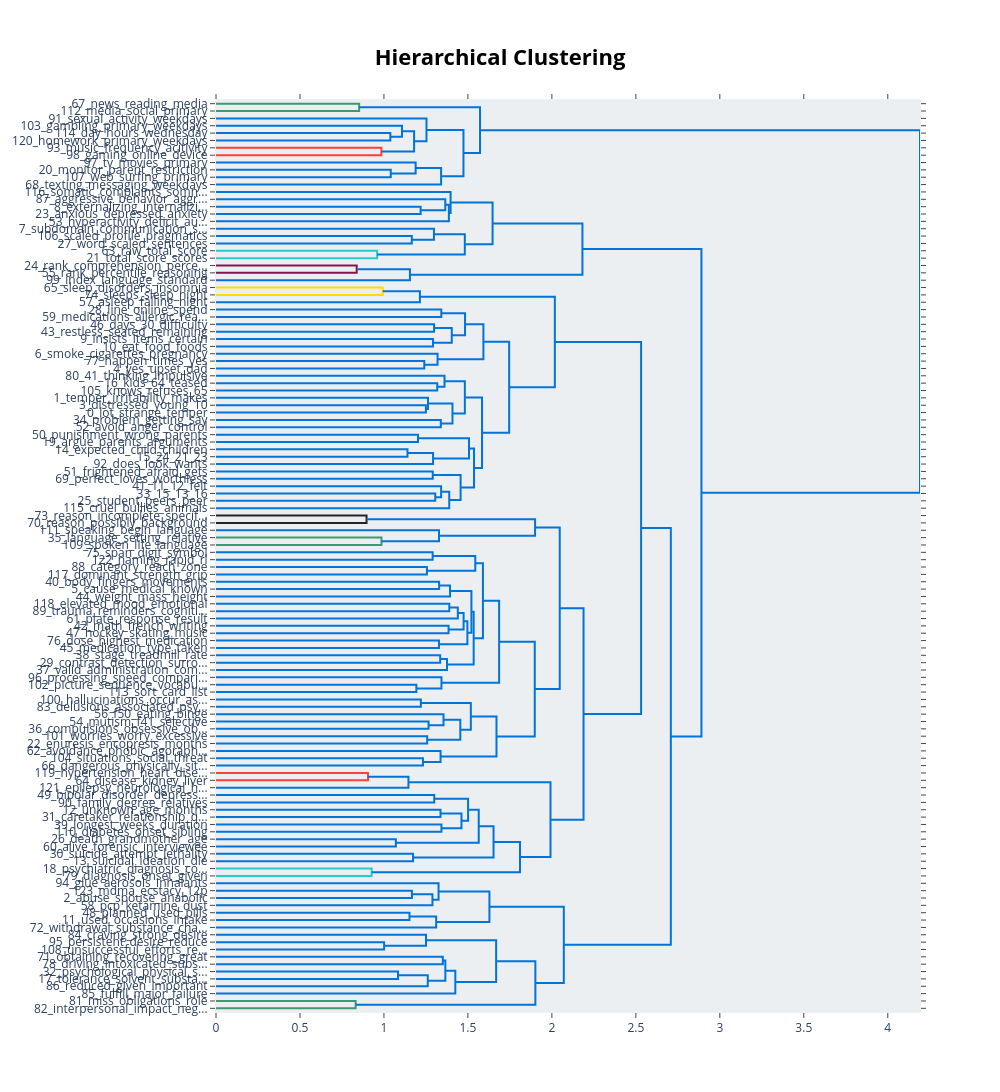

This figure's notebook cell:
### Markdown cell above
## Visualize hierarchy

### Code cell
topic_model.visualize_hierarchy()

### Figure 1 — Plotly figure (JSON) as saved in the notebook; plotly's stock layout.template omitted (floating-point values rounded to 4 significant figures)
{"data": [{"hoverinfo": "text", "marker": {"color": "rgb(61,153,112)"}, "mode": "lines", "type": "scatter", "x": [0, 0.8523, 0.8523, 0], "xaxis": "x", "y": [-5, -5, -15, -15], "yaxis": "y"}, {"hoverinfo": "text", "marker": {"color": "rgb(0,116,217)"}, "mode": "lines", "type": "scatter", "x": [0, 1.038, 1.038, 0], "xaxis": "x", "y": [-45, -45, -55, -55], "yaxis": "y"}, {"hoverinfo": "text", "marker": {"color": "rgb(0,116,217)"}, "mode": "lines", "type": "scatter", "x": [0, 1.107, 1.107, 1.038], "xaxis": "x", "y": [-35, -35, -50, -50], "yaxis": "y"}, {"hoverinfo": "text", "marker": {"color": "rgb(255,65,54)"}, "mode": "lines", "type": "scatter", "x": [0, 0.9847, 0.9847, 0], "xaxis": "x", "y": [-65, -65, -75, -75], "yaxis": "y"}, {"hoverinfo": "text", "marker": {"color": "rgb(0,116,217)"}, "mode": "lines", "type": "scatter", "x": [1.107, 1.18, 1.18, 0.9847], "xaxis": "x", "y": [-42.5, -42.5, -70, -70], "yaxis": "y"}, {"hoverinfo": "text", "marker": {"color": "rgb(0,116,217)"}, "mode": "lines", "type": "scatter", "x": [0, 1.253, 1.253, 1.18], "xaxis": "x", "y": [-25, -25, -56.25, -56.25], "yaxis": "y"}, {"hoverinfo": "text", "marker": {"color": "rgb(0,116,217)"}, "mode": "lines", "type": "scatter", "x": [0, 1.04, 1.04, 0], "xaxis": "x", "y": [-95, -95, -105, -105], "yaxis": "y"}, {"hoverinfo": "text", "marker": {"color": "rgb(0,116,217)"}, "mode": "lines", "type": "scatter", "x": [0, 1.189, 1.189, 1.04], "xaxis": "x", "y": [-85, -85, -100, -100], "yaxis": "y"}, {"hoverinfo": "text", "marker": {"color": "rgb(0,116,217)"}, "mode": "lines", "type": "scatter", "x": [1.189, 1.34, 1.34, 0], "xaxis": "x", "y": [-92.5, -92.5, -115, -115], "yaxis": "y"}, {"hoverinfo": "text", "marker": {"color": "rgb(0,116,217)"}, "mode": "lines", "type": "scatter", "x": [1.253, 1.473, 1.473, 1.34], "xaxis": "x", "y": [-40.62, -40.62, -103.8, -103.8], "yaxis": "y"}, {"hoverinfo": "text", "marker": {"color": "rgb(0,116,217)"}, "mode": "lines", "type": "scatter", "x": [0.8523, 1.572, 1.572, 1.473], "xaxis": "x", "y": [-10, -10, -72.19, -72.19], "yaxis": "y"}, {"hoverinfo": "text", "marker": {"color": "rgb(0,116,217)"}, "mode": "lines", "type": "scatter", "x": [0, 1.218, 1.218, 0], "xaxis": "x", "y": [-145, -145, -155, -155], "yaxis": "y"}, {"hoverinfo": "text", "marker": {"color": "rgb(0,116,217)"}, "mode": "lines", "type": "scatter", "x": [0, 1.365, 1.365, 1.218], "xaxis": "x", "y": [-135, -135, -150, -150], "yaxis": "y"}, {"hoverinfo": "text", "marker": {"color": "rgb(0,116,217)"}, "mode": "lines", "type": "scatter", "x": [1.365, 1.387, 1.387, 0], "xaxis": "x", "y": [-142.5, -142.5, -165, -165], "yaxis": "y"}, {"hoverinfo": "text", "marker": {"color": "rgb(0,116,217)"}, "mode": "lines", "type": "scatter", "x": [0, 1.397, 1.397, 1.387], "xaxis": "x", "y": [-125, -125, -153.8, -153.8], "yaxis": "y"}, {"hoverinfo": "text", "marker": {"color": "rgb(0,116,217)"}, "mode": "lines", "type": "scatter", "x": [0, 1.166, 1.166, 0], "xaxis": "x", "y": [-185, -185, -195, -195], "yaxis": "y"}, {"hoverinfo": "text", "marker": {"color": "rgb(0,116,217)"}, "mode": "lines", "type": "scatter", "x": [0, 1.298, 1.298, 1.166], "xaxis": "x", "y": [-175, -175, -190, -190], "yaxis": "y"}, {"hoverinfo": "text", "marker": {"color": "rgb(35,205,205)"}, "mode": "lines", "type": "scatter", "x": [0, 0.9594, 0.9594, 0], "xaxis": "x", "y": [-205, -205, -215, -215], "yaxis": "y"}, {"hoverinfo": "text", "marker": {"color": "rgb(0,116,217)"}, "mode": "lines", "type": "scatter", "x": [1.298, 1.482, 1.482, 0.9594], "xaxis": "x", "y": [-182.5, -182.5, -210, -210], "yaxis": "y"}, {"hoverinfo": "text", "marker": {"color": "rgb(0,116,217)"}, "mode": "lines", "type": "scatter", "x": [1.397, 1.647, 1.647, 1.482], "xaxis": "x", "y": [-139.4, -139.4, -196.2, -196.2], "yaxis": "y"}, {"hoverinfo": "text", "marker": {"color": "rgb(133,20,75)"}, "mode": "lines", "type": "scatter", "x": [0, 0.8378, 0.8378, 0], "xaxis": "x", "y": [-225, -225, -235, -235], "yaxis": "y"}, {"hoverinfo": "text", "marker": {"color": "rgb(0,116,217)"}, "mode": "lines", "type": "scatter", "x": [0.8378, 1.155, 1.155, 0], "xaxis": "x", "y": [-230, -230, -245, -245], "yaxis": "y"}, {"hoverinfo": "text", "marker": {"color": "rgb(0,116,217)"}, "mode": "lines", "type": "scatter", "x": [1.647, 2.182, 2.182, 1.155], "xaxis": "x", "y": [-167.8, -167.8, -237.5, -237.5], "yaxis": "y"}, {"hoverinfo": "text", "marker": {"color": "rgb(255,220,0)"}, "mode": "lines", "type": "scatter", "x": [0, 0.9926, 0.9926, 0], "xaxis": "x", "y": [-255, -255, -265, -265], "yaxis": "y"}, {"hoverinfo": "text", "marker": {"color": "rgb(0,116,217)"}, "mode": "lines", "type": "scatter", "x": [0.9926, 1.214, 1.214, 0], "xaxis": "x", "y": [-260, -260, -275, -275], "yaxis": "y"}, {"hoverinfo": "text", "marker": {"color": "rgb(0,116,217)"}, "mode": "lines", "type": "scatter", "x": [0, 1.342, 1.342, 0], "xaxis": "x", "y": [-285, -285, -295, -295], "yaxis": "y"}, {"hoverinfo": "text", "marker": {"color": "rgb(0,116,217)"}, "mode": "lines", "type": "scatter", "x": [0, 1.299, 1.299, 0], "xaxis": "x", "y": [-305, -305, -315, -315], "yaxis": "y"}, {"hoverinfo": "text", "marker": {"color": "rgb(0,116,217)"}, "mode": "lines", "type": "scatter", "x": [0, 1.292, 1.292, 0], "xaxis": "x", "y": [-325, -325, -335, -335], "yaxis": "y"}, {"hoverinfo": "text", "marker": {"color": "rgb(0,116,217)"}, "mode": "lines", "type": "scatter", "x": [1.299, 1.404, 1.404, 1.292], "xaxis": "x", "y": [-310, -310, -330, -330], "yaxis": "y"}, {"hoverinfo": "text", "marker": {"color": "rgb(0,116,217)"}, "mode": "lines", "type": "scatter", "x": [1.342, 1.483, 1.483, 1.404], "xaxis": "x", "y": [-290, -290, -320, -320], "yaxis": "y"}, {"hoverinfo": "text", "marker": {"color": "rgb(0,116,217)"}, "mode": "lines", "type": "scatter", "x": [0, 1.24, 1.24, 0], "xaxis": "x", "y": [-355, -355, -365, -365], "yaxis": "y"}, {"hoverinfo": "text", "marker": {"color": "rgb(0,116,217)"}, "mode": "lines", "type": "scatter", "x": [0, 1.319, 1.319, 1.24], "xaxis": "x", "y": [-345, -345, -360, -360], "yaxis": "y"}, {"hoverinfo": "text", "marker": {"color": "rgb(0,116,217)"}, "mode": "lines", "type": "scatter", "x": [1.483, 1.592, 1.592, 1.319], "xaxis": "x", "y": [-305, -305, -352.5, -352.5], "yaxis": "y"}, {"hoverinfo": "text", "marker": {"color": "rgb(0,116,217)"}, "mode": "lines", "type": "scatter", "x": [0, 1.317, 1.317, 0], "xaxis": "x", "y": [-385, -385, -395, -395], "yaxis": "y"}, {"hoverinfo": "text", "marker": {"color": "rgb(0,116,217)"}, "mode": "lines", "type": "scatter", "x": [0, 1.361, 1.361, 1.317], "xaxis": "x", "y": [-375, -375, -390, -390], "yaxis": "y"}, {"hoverinfo": "text", "marker": {"color": "rgb(0,116,217)"}, "mode": "lines", "type": "scatter", "x": [0, 1.25, 1.25, 0], "xaxis": "x", "y": [-415, -415, -425, -425], "yaxis": "y"}, {"hoverinfo": "text", "marker": {"color": "rgb(0,116,217)"}, "mode": "lines", "type": "scatter", "x": [0, 1.262, 1.262, 1.25], "xaxis": "x", "y": [-405, -405, -420, -420], "yaxis": "y"}, {"hoverinfo": "text", "marker": {"color": "rgb(0,116,217)"}, "mode": "lines", "type": "scatter", "x": [0, 1.339, 1.339, 0], "xaxis": "x", "y": [-435, -435, -445, -445], "yaxis": "y"}, {"hoverinfo": "text", "marker": {"color": "rgb(0,116,217)"}, "mode": "lines", "type": "scatter", "x": [1.262, 1.408, 1.408, 1.339], "xaxis": "x", "y": [-412.5, -412.5, -440, -440], "yaxis": "y"}, {"hoverinfo": "text", "marker": {"color": "rgb(0,116,217)"}, "mode": "lines", "type": "scatter", "x": [1.361, 1.482, 1.482, 1.408], "xaxis": "x", "y": [-382.5, -382.5, -426.2, -426.2], "yaxis": "y"}, {"hoverinfo": "text", "marker": {"color": "rgb(0,116,217)"}, "mode": "lines", "type": "scatter", "x": [0, 1.203, 1.203, 0], "xaxis": "x", "y": [-455, -455, -465, -465], "yaxis": "y"}, {"hoverinfo": "text", "marker": {"color": "rgb(0,116,217)"}, "mode": "lines", "type": "scatter", "x": [0, 1.14, 1.14, 0], "xaxis": "x", "y": [-475, -475, -485, -485], "yaxis": "y"}, {"hoverinfo": "text", "marker": {"color": "rgb(0,116,217)"}, "mode": "lines", "type": "scatter", "x": [1.14, 1.293, 1.293, 0], "xaxis": "x", "y": [-480, -480, -495, -495], "yaxis": "y"}, {"hoverinfo": "text", "marker": {"color": "rgb(0,116,217)"}, "mode": "lines", "type": "scatter", "x": [1.203, 1.506, 1.506, 1.293], "xaxis": "x", "y": [-460, -460, -487.5, -487.5], "yaxis": "y"}, {"hoverinfo": "text", "marker": {"color": "rgb(0,116,217)"}, "mode": "lines", "type": "scatter", "x": [0, 1.291, 1.291, 0], "xaxis": "x", "y": [-505, -505, -515, -515], "yaxis": "y"}, {"hoverinfo": "text", "marker": {"color": "rgb(0,116,217)"}, "mode": "lines", "type": "scatter", "x": [0, 1.305, 1.305, 0], "xaxis": "x", "y": [-535, -535, -545, -545], "yaxis": "y"}, {"hoverinfo": "text", "marker": {"color": "rgb(0,116,217)"}, "mode": "lines", "type": "scatter", "x": [0, 1.34, 1.34, 1.305], "xaxis": "x", "y": [-525, -525, -540, -540], "yaxis": "y"}, {"hoverinfo": "text", "marker": {"color": "rgb(0,116,217)"}, "mode": "lines", "type": "scatter", "x": [1.34, 1.389, 1.389, 0], "xaxis": "x", "y": [-532.5, -532.5, -555, -555], "yaxis": "y"}, {"hoverinfo": "text", "marker": {"color": "rgb(0,116,217)"}, "mode": "lines", "type": "scatter", "x": [1.291, 1.456, 1.456, 1.389], "xaxis": "x", "y": [-510, -510, -543.8, -543.8], "yaxis": "y"}, {"hoverinfo": "text", "marker": {"color": "rgb(0,116,217)"}, "mode": "lines", "type": "scatter", "x": [1.506, 1.536, 1.536, 1.456], "xaxis": "x", "y": [-473.8, -473.8, -526.9, -526.9], "yaxis": "y"}, {"hoverinfo": "text", "marker": {"color": "rgb(0,116,217)"}, "mode": "lines", "type": "scatter", "x": [1.482, 1.584, 1.584, 1.536], "xaxis": "x", "y": [-404.4, -404.4, -500.3, -500.3], "yaxis": "y"}, {"hoverinfo": "text", "marker": {"color": "rgb(0,116,217)"}, "mode": "lines", "type": "scatter", "x": [1.592, 1.746, 1.746, 1.584], "xaxis": "x", "y": [-328.8, -328.8, -452.3, -452.3], "yaxis": "y"}, {"hoverinfo": "text", "marker": {"color": "rgb(0,116,217)"}, "mode": "lines", "type": "scatter", "x": [1.214, 2.018, 2.018, 1.746], "xaxis": "x", "y": [-267.5, -267.5, -390.5, -390.5], "yaxis": "y"}, {"hoverinfo": "text", "marker": {"color": "rgb(40,35,35)"}, "mode": "lines", "type": "scatter", "x": [0, 0.8963, 0.8963, 0], "xaxis": "x", "y": [-565, -565, -575, -575], "yaxis": "y"}, {"hoverinfo": "text", "marker": {"color": "rgb(61,153,112)"}, "mode": "lines", "type": "scatter", "x": [0, 0.9853, 0.9853, 0], "xaxis": "x", "y": [-595, -595, -605, -605], "yaxis": "y"}, {"hoverinfo": "text", "marker": {"color": "rgb(0,116,217)"}, "mode": "lines", "type": "scatter", "x": [0, 1.328, 1.328, 0.9853], "xaxis": "x", "y": [-585, -585, -600, -600], "yaxis": "y"}, {"hoverinfo": "text", "marker": {"color": "rgb(0,116,217)"}, "mode": "lines", "type": "scatter", "x": [0.8963, 1.9, 1.9, 1.328], "xaxis": "x", "y": [-570, -570, -592.5, -592.5], "yaxis": "y"}, {"hoverinfo": "text", "marker": {"color": "rgb(0,116,217)"}, "mode": "lines", "type": "scatter", "x": [0, 1.29, 1.29, 0], "xaxis": "x", "y": [-615, -615, -625, -625], "yaxis": "y"}, {"hoverinfo": "text", "marker": {"color": "rgb(0,116,217)"}, "mode": "lines", "type": "scatter", "x": [0, 1.256, 1.256, 0], "xaxis": "x", "y": [-635, -635, -645, -645], "yaxis": "y"}, {"hoverinfo": "text", "marker": {"color": "rgb(0,116,217)"}, "mode": "lines", "type": "scatter", "x": [1.29, 1.544, 1.544, 1.256], "xaxis": "x", "y": [-620, -620, -640, -640], "yaxis": "y"}, {"hoverinfo": "text", "marker": {"color": "rgb(0,116,217)"}, "mode": "lines", "type": "scatter", "x": [0, 1.328, 1.328, 0], "xaxis": "x", "y": [-655, -655, -665, -665], "yaxis": "y"}, {"hoverinfo": "text", "marker": {"color": "rgb(0,116,217)"}, "mode": "lines", "type": "scatter", "x": [1.328, 1.394, 1.394, 0], "xaxis": "x", "y": [-660, -660, -675, -675], "yaxis": "y"}, {"hoverinfo": "text", "marker": {"color": "rgb(0,116,217)"}, "mode": "lines", "type": "scatter", "x": [0, 1.389, 1.389, 0], "xaxis": "x", "y": [-685, -685, -695, -695], "yaxis": "y"}, {"hoverinfo": "text", "marker": {"color": "rgb(0,116,217)"}, "mode": "lines", "type": "scatter", "x": [1.389, 1.44, 1.44, 0], "xaxis": "x", "y": [-690, -690, -705, -705], "yaxis": "y"}, {"hoverinfo": "text", "marker": {"color": "rgb(0,116,217)"}, "mode": "lines", "type": "scatter", "x": [0, 1.385, 1.385, 0], "xaxis": "x", "y": [-715, -715, -725, -725], "yaxis": "y"}, {"hoverinfo": "text", "marker": {"color": "rgb(0,116,217)"}, "mode": "lines", "type": "scatter", "x": [1.44, 1.474, 1.474, 1.385], "xaxis": "x", "y": [-697.5, -697.5, -720, -720], "yaxis": "y"}, {"hoverinfo": "text", "marker": {"color": "rgb(0,116,217)"}, "mode": "lines", "type": "scatter", "x": [0, 1.328, 1.328, 0], "xaxis": "x", "y": [-735, -735, -745, -745], "yaxis": "y"}, {"hoverinfo": "text", "marker": {"color": "rgb(0,116,217)"}, "mode": "lines", "type": "scatter", "x": [1.474, 1.497, 1.497, 1.328], "xaxis": "x", "y": [-708.8, -708.8, -740, -740], "yaxis": "y"}, {"hoverinfo": "text", "marker": {"color": "rgb(0,116,217)"}, "mode": "lines", "type": "scatter", "x": [1.394, 1.521, 1.521, 1.497], "xaxis": "x", "y": [-667.5, -667.5, -724.4, -724.4], "yaxis": "y"}, {"hoverinfo": "text", "marker": {"color": "rgb(0,116,217)"}, "mode": "lines", "type": "scatter", "x": [0, 1.335, 1.335, 0], "xaxis": "x", "y": [-755, -755, -765, -765], "yaxis": "y"}, {"hoverinfo": "text", "marker": {"color": "rgb(0,116,217)"}, "mode": "lines", "type": "scatter", "x": [1.335, 1.375, 1.375, 0], "xaxis": "x", "y": [-760, -760, -775, -775], "yaxis": "y"}, {"hoverinfo": "text", "marker": {"color": "rgb(0,116,217)"}, "mode": "lines", "type": "scatter", "x": [1.521, 1.534, 1.534, 1.375], "xaxis": "x", "y": [-695.9, -695.9, -767.5, -767.5], "yaxis": "y"}, {"hoverinfo": "text", "marker": {"color": "rgb(0,116,217)"}, "mode": "lines", "type": "scatter", "x": [1.544, 1.589, 1.589, 1.534], "xaxis": "x", "y": [-630, -630, -731.7, -731.7], "yaxis": "y"}, {"hoverinfo": "text", "marker": {"color": "rgb(0,116,217)"}, "mode": "lines", "type": "scatter", "x": [0, 1.193, 1.193, 0], "xaxis": "x", "y": [-795, -795, -805, -805], "yaxis": "y"}, {"hoverinfo": "text", "marker": {"color": "rgb(0,116,217)"}, "mode": "lines", "type": "scatter", "x": [0, 1.342, 1.342, 1.193], "xaxis": "x", "y": [-785, -785, -800, -800], "yaxis": "y"}, {"hoverinfo": "text", "marker": {"color": "rgb(0,116,217)"}, "mode": "lines", "type": "scatter", "x": [1.589, 1.686, 1.686, 1.342], "xaxis": "x", "y": [-680.9, -680.9, -792.5, -792.5], "yaxis": "y"}, {"hoverinfo": "text", "marker": {"color": "rgb(0,116,217)"}, "mode": "lines", "type": "scatter", "x": [0, 1.22, 1.22, 0], "xaxis": "x", "y": [-815, -815, -825, -825], "yaxis": "y"}, {"hoverinfo": "text", "marker": {"color": "rgb(0,116,217)"}, "mode": "lines", "type": "scatter", "x": [0, 1.266, 1.266, 0], "xaxis": "x", "y": [-845, -845, -855, -855], "yaxis": "y"}, {"hoverinfo": "text", "marker": {"color": "rgb(0,116,217)"}, "mode": "lines", "type": "scatter", "x": [0, 1.355, 1.355, 1.266], "xaxis": "x", "y": [-835, -835, -850, -850], "yaxis": "y"}, {"hoverinfo": "text", "marker": {"color": "rgb(0,116,217)"}, "mode": "lines", "type": "scatter", "x": [0, 1.257, 1.257, 0], "xaxis": "x", "y": [-865, -865, -875, -875], "yaxis": "y"}, {"hoverinfo": "text", "marker": {"color": "rgb(0,116,217)"}, "mode": "lines", "type": "scatter", "x": [1.355, 1.455, 1.455, 1.257], "xaxis": "x", "y": [-842.5, -842.5, -870, -870], "yaxis": "y"}, {"hoverinfo": "text", "marker": {"color": "rgb(0,116,217)"}, "mode": "lines", "type": "scatter", "x": [1.22, 1.517, 1.517, 1.455], "xaxis": "x", "y": [-820, -820, -856.2, -856.2], "yaxis": "y"}, {"hoverinfo": "text", "marker": {"color": "rgb(0,116,217)"}, "mode": "lines", "type": "scatter", "x": [0, 1.232, 1.232, 0], "xaxis": "x", "y": [-895, -895, -905, -905], "yaxis": "y"}, {"hoverinfo": "text", "marker": {"color": "rgb(0,116,217)"}, "mode": "lines", "type": "scatter", "x": [0, 1.337, 1.337, 1.232], "xaxis": "x", "y": [-885, -885, -900, -900], "yaxis": "y"}, {"hoverinfo": "text", "marker": {"color": "rgb(0,116,217)"}, "mode": "lines", "type": "scatter", "x": [1.517, 1.67, 1.67, 1.337], "xaxis": "x", "y": [-838.1, -838.1, -892.5, -892.5], "yaxis": "y"}, {"hoverinfo": "text", "marker": {"color": "rgb(0,116,217)"}, "mode": "lines", "type": "scatter", "x": [1.686, 1.898, 1.898, 1.67], "xaxis": "x", "y": [-736.7, -736.7, -865.3, -865.3], "yaxis": "y"}, {"hoverinfo": "text", "marker": {"color": "rgb(0,116,217)"}, "mode": "lines", "type": "scatter", "x": [1.9, 2.047, 2.047, 1.898], "xaxis": "x", "y": [-581.2, -581.2, -801.0, -801.0], "yaxis": "y"}, {"hoverinfo": "text", "marker": {"color": "rgb(255,65,54)"}, "mode": "lines", "type": "scatter", "x": [0, 0.9051, 0.9051, 0], "xaxis": "x", "y": [-915, -915, -925, -925], "yaxis": "y"}, {"hoverinfo": "text", "marker": {"color": "rgb(0,116,217)"}, "mode": "lines", "type": "scatter", "x": [0.9051, 1.146, 1.146, 0], "xaxis": "x", "y": [-920, -920, -935, -935], "yaxis": "y"}, {"hoverinfo": "text", "marker": {"color": "rgb(0,116,217)"}, "mode": "lines", "type": "scatter", "x": [0, 1.3, 1.3, 0], "xaxis": "x", "y": [-945, -945, -955, -955], "yaxis": "y"}, {"hoverinfo": "text", "marker": {"color": "rgb(0,116,217)"}, "mode": "lines", "type": "scatter", "x": [0, 1.337, 1.337, 0], "xaxis": "x", "y": [-965, -965, -975, -975], "yaxis": "y"}, {"hoverinfo": "text", "marker": {"color": "rgb(0,116,217)"}, "mode": "lines", "type": "scatter", "x": [0, 1.342, 1.342, 0], "xaxis": "x", "y": [-985, -985, -995, -995], "yaxis": "y"}, {"hoverinfo": "text", "marker": {"color": "rgb(0,116,217)"}, "mode": "lines", "type": "scatter", "x": [1.337, 1.462, 1.462, 1.342], "xaxis": "x", "y": [-970, -970, -990, -990], "yaxis": "y"}, {"hoverinfo": "text", "marker": {"color": "rgb(0,116,217)"}, "mode": "lines", "type": "scatter", "x": [1.3, 1.501, 1.501, 1.462], "xaxis": "x", "y": [-950, -950, -980, -980], "yaxis": "y"}, {"hoverinfo": "text", "marker": {"color": "rgb(0,116,217)"}, "mode": "lines", "type": "scatter", "x": [0, 1.071, 1.071, 0], "xaxis": "x", "y": [-1005, -1005, -1015, -1015], "yaxis": "y"}, {"hoverinfo": "text", "marker": {"color": "rgb(0,116,217)"}, "mode": "lines", "type": "scatter", "x": [1.501, 1.564, 1.564, 1.071], "xaxis": "x", "y": [-965, -965, -1010, -1010], "yaxis": "y"}, {"hoverinfo": "text", "marker": {"color": "rgb(0,116,217)"}, "mode": "lines", "type": "scatter", "x": [0, 1.173, 1.173, 0], "xaxis": "x", "y": [-1025, -1025, -1035, -1035], "yaxis": "y"}, {"hoverinfo": "text", "marker": {"color": "rgb(0,116,217)"}, "mode": "lines", "type": "scatter", "x": [1.564, 1.653, 1.653, 1.173], "xaxis": "x", "y": [-987.5, -987.5, -1030, -1030], "yaxis": "y"}, {"hoverinfo": "text", "marker": {"color": "rgb(35,205,205)"}, "mode": "lines", "type": "scatter", "x": [0, 0.9269, 0.9269, 0], "xaxis": "x", "y": [-1045, -1045, -1055, -1055], "yaxis": "y"}, {"hoverinfo": "text", "marker": {"color": "rgb(0,116,217)"}, "mode": "lines", "type": "scatter", "x": [1.653, 1.81, 1.81, 0.9269], "xaxis": "x", "y": [-1009.0, -1009.0, -1050, -1050], "yaxis": "y"}, {"hoverinfo": "text", "marker": {"color": "rgb(0,116,217)"}, "mode": "lines", "type": "scatter", "x": [1.146, 1.992, 1.992, 1.81], "xaxis": "x", "y": [-927.5, -927.5, -1029.0, -1029.0], "yaxis": "y"}, {"hoverinfo": "text", "marker": {"color": "rgb(0,116,217)"}, "mode": "lines", "type": "scatter", "x": [2.047, 2.188, 2.188, 1.992], "xaxis": "x", "y": [-691.1, -691.1, -978.4, -978.4], "yaxis": "y"}, {"hoverinfo": "text", "marker": {"color": "rgb(0,116,217)"}, "mode": "lines", "type": "scatter", "x": [2.018, 2.531, 2.531, 2.188], "xaxis": "x", "y": [-329.0, -329.0, -834.8, -834.8], "yaxis": "y"}, {"hoverinfo": "text", "marker": {"color": "rgb(0,116,217)"}, "mode": "lines", "type": "scatter", "x": [0, 1.166, 1.166, 0], "xaxis": "x", "y": [-1075, -1075, -1085, -1085], "yaxis": "y"}, {"hoverinfo": "text", "marker": {"color": "rgb(0,116,217)"}, "mode": "lines", "type": "scatter", "x": [1.166, 1.289, 1.289, 0], "xaxis": "x", "y": [-1080, -1080, -1095, -1095], "yaxis": "y"}, {"hoverinfo": "text", "marker": {"color": "rgb(0,116,217)"}, "mode": "lines", "type": "scatter", "x": [0, 1.325, 1.325, 1.289], "xaxis": "x", "y": [-1065, -1065, -1088.0, -1088.0], "yaxis": "y"}, {"hoverinfo": "text", "marker": {"color": "rgb(0,116,217)"}, "mode": "lines", "type": "scatter", "x": [0, 1.152, 1.152, 0], "xaxis": "x", "y": [-1105, -1105, -1115, -1115], "yaxis": "y"}, {"hoverinfo": "text", "marker": {"color": "rgb(0,116,217)"}, "mode": "lines", "type": "scatter", "x": [1.152, 1.311, 1.311, 0], "xaxis": "x", "y": [-1110, -1110, -1125, -1125], "yaxis": "y"}, {"hoverinfo": "text", "marker": {"color": "rgb(0,116,217)"}, "mode": "lines", "type": "scatter", "x": [1.325, 1.628, 1.628, 1.311], "xaxis": "x", "y": [-1076.0, -1076.0, -1118.0, -1118.0], "yaxis": "y"}, {"hoverinfo": "text", "marker": {"color": "rgb(0,116,217)"}, "mode": "lines", "type": "scatter", "x": [0, 1.001, 1.001, 0], "xaxis": "x", "y": [-1145, -1145, -1155, -1155], "yaxis": "y"}, {"hoverinfo": "text", "marker": {"color": "rgb(0,116,217)"}, "mode": "lines", "type": "scatter", "x": [0, 1.25, 1.25, 1.001], "xaxis": "x", "y": [-1135, -1135, -1150, -1150], "yaxis": "y"}, {"hoverinfo": "text", "marker": {"color": "rgb(0,116,217)"}, "mode": "lines", "type": "scatter", "x": [0, 1.351, 1.351, 0], "xaxis": "x", "y": [-1165, -1165, -1175, -1175], "yaxis": "y"}, {"hoverinfo": "text", "marker": {"color": "rgb(0,116,217)"}, "mode": "lines", "type": "scatter", "x": [0, 1.084, 1.084, 0], "xaxis": "x", "y": [-1185, -1185, -1195, -1195], "yaxis": "y"}, {"hoverinfo": "text", "marker": {"color": "rgb(0,116,217)"}, "mode": "lines", "type": "scatter", "x": [1.084, 1.261, 1.261, 0], "xaxis": "x", "y": [-1190, -1190, -1205, -1205], "yaxis": "y"}, {"hoverinfo": "text", "marker": {"color": "rgb(0,116,217)"}, "mode": "lines", "type": "scatter", "x": [1.351, 1.366, 1.366, 1.261], "xaxis": "x", "y": [-1170, -1170, -1198.0, -1198.0], "yaxis": "y"}, {"hoverinfo": "text", "marker": {"color": "rgb(0,116,217)"}, "mode": "lines", "type": "scatter", "x": [1.366, 1.425, 1.425, 0], "xaxis": "x", "y": [-1184.0, -1184.0, -1215, -1215], "yaxis": "y"}, {"hoverinfo": "text", "marker": {"color": "rgb(0,116,217)"}, "mode": "lines", "type": "scatter", "x": [1.25, 1.668, 1.668, 1.425], "xaxis": "x", "y": [-1142.0, -1142.0, -1199.0, -1199.0], "yaxis": "y"}, {"hoverinfo": "text", "marker": {"color": "rgb(61,153,112)"}, "mode": "lines", "type": "scatter", "x": [0, 0.8314, 0.8314, 0], "xaxis": "x", "y": [-1225, -1225, -1235, -1235], "yaxis": "y"}, {"hoverinfo": "text", "marker": {"color": "rgb(0,116,217)"}, "mode": "lines", "type": "scatter", "x": [1.668, 1.902, 1.902, 0.8314], "xaxis": "x", "y": [-1171.0, -1171.0, -1230, -1230], "yaxis": "y"}, {"hoverinfo": "text", "marker": {"color": "rgb(0,116,217)"}, "mode": "lines", "type": "scatter", "x": [1.628, 2.071, 2.071, 1.902], "xaxis": "x", "y": [-1097.0, -1097.0, -1200.0, -1200.0], "yaxis": "y"}, {"hoverinfo": "text", "marker": {"color": "rgb(0,116,217)"}, "mode": "lines", "type": "scatter", "x": [2.531, 2.708, 2.708, 2.071], "xaxis": "x", "y": [-581.9, -581.9, -1149.0, -1149.0], "yaxis": "y"}, {"hoverinfo": "text", "marker": {"color": "rgb(0,116,217)"}, "mode": "lines", "type": "scatter", "x": [2.182, 2.89, 2.89, 2.708], "xaxis": "x", "y": [-202.7, -202.7, -865.3, -865.3], "yaxis": "y"}, {"hoverinfo": "text", "marker": {"color": "rgb(0,116,217)"}, "mode": "lines", "type": "scatter", "x": [1.572, 4.192, 4.192, 2.89], "xaxis": "x", "y": [-41.09, -41.09, -534.0, -534.0], "yaxis": "y"}], "layout": {"autosize": false, "height": 2060, "hoverlabel": {"bgcolor": "white", "font": {"family": "Rockwell", "size": 16}}, "hovermode": "closest", "plot_bgcolor": "#ECEFF1", "showlegend": false, "title": {"font": {"color": "Black", "size": 22}, "text": "<b>Hierarchical Clustering</b>", "x": 0.5, "xanchor": "center", "yanchor": "top"}, "width": 1000, "xaxis": {"mirror": "allticks", "rangemode": "tozero", "showgrid": false, "showline": true, "showticklabels": true, "ticks": "outside", "type": "linear", "zeroline": false}, "yaxis": {"mirror": "allticks", "range": [-1240, 0], "rangemode": "tozero", "showgrid": false, "showline": true, "showticklabels": true, "tickmode": "array", "ticks": "outside", "ticktext": ["67_news_reading_media", "112_media_social_primary", "91_sexual_activity_weekdays", "103_gambling_primary_weekdays", "114_day_hours_wednesday", "120_homework_primary_weekdays", "93_music_frequency_acitivity", "98_gaming_online_device", "97_tv_movies_primary", "20_monitor_parent_restriction", "107_web_surfing_primary", "68_texting_messaging_weekdays", "116_somatic_complaints_somn...", "87_aggressive_behavior_aggr...", "8_externalizing_internalizi...", "23_anxious_depressed_anxiety", "53_hyperactivity_deficit_au...", "7_subdomain_communication_s...", "106_scaled_profile_pragmatics", "27_word_scaled_sentences", "63_raw_total_score", "21_total_score_scores", "24_rank_comprehension_perce...", "55_rank_percentile_reasoning", "99_index_language_standard", "65_sleep_disorders_insomnia", "74_sleeps_sleep_night", "57_asleep_falling_night", "28_line_online_spend", "59_medications_allergic_rea...", "46_days_30_difficulty", "43_restless_seated_remaining", "9_insists_items_certain", "10_eat_food_foods", "6_smoke_cigarettes_pregnancy", "77_happen_times_yes", "4_yes_upset_dad", "80_41_thinking_impulsive", "16_kids_64_teased", "105_knows_refuses_65", "1_temper_irritability_makes", "3_distressed_young_10", "0_lot_strange_temper", "34_problem_getting_say", "52_avoid_anger_control", "50_punishment_wrong_parents", "19_argue_parents_arguments", "14_expected_child_children", "15_24_21_23", "92_does_look_wants", "51_frightened_afraid_gets", "69_perfect_loves_worthless", "41_11_12_felt", "33_15_13_16", "25_student_peers_peer", "115_cruel_bullies_animals", "73_reason_incomplete_specif...", "70_reason_possibly_background", "111_speaking_begin_language", "35_language_setting_relative", "109_spoken_life_language", "75_span_digit_symbol", "122_naming_rapid_rl", "88_category_reach_zone", "117_dominant_strength_grip", "40_body_fingers_movements", "5_cause_medical_known", "44_weight_mass_height", "118_elevated_mood_emotional", "89_trauma_reminders_cogniti...", "61_plate_response_result", "42_math_french_writing", "47_hockey_skating_music", "76_dose_highest_medication", "45_medication_type_taken", "38_stage_treadmill_rate", "29_contrast_detection_surro...", "37_valid_administration_com...", "96_processing_speed_compari...", "102_picture_sequence_vocabu...", "113_sort_card_list", "100_hallucinations_occur_as...", "83_delusions_associated_psy...", "56_f50_eating_binge", "54_mutism_f41_selective", "36_compulsions_obsessive_ob...", "101_worries_worry_excessive", "22_enuresis_encopresis_months", "62_avoidance_phobic_agoraph...", "104_situations_social_threat", "66_dangerous_physically_sit...", "119_hypertension_heart_dise...", "64_disease_kidney_liver", "121_epilepsy_neurological_h...", "49_bipolar_disorder_depress...", "90_family_degree_relatives", "12_unknown_age_months", "31_caretaker_relationship_q...", "39_longest_weeks_duration", "110_diabetes_onset_sibling", "26_death_grandmother_age", "60_alive_forensic_interviewee", "30_suicide_attempt_lethality", "13_suicidal_ideation_die", "18_psychiatric_diagnosis_co...", "79_diagnosis_onset_given", "94_glue_aerosols_inhalants", "123_mdma_ecstacy_12p", "2_abuse_spouse_anabolic", "58_pcp_ketamine_dust", "48_planned_used_pills", "11_used_occasions_intake", "72_withdrawal_substance_cha...", "84_craving_strong_desire", "95_persistent_desire_reduce", "108_unsuccessful_efforts_re...", "71_obtaining_recovering_great", "78_driving_intoxicated_subs...", "32_psychological_physical_s...", "17_tolerance_solvent_substa...", "86_reduced_given_important", "85_fulfill_major_failure", "81_miss_obligations_role", "82_interpersonal_impact_neg..."], "tickvals": [-5, -15, -25, -35, -45, -55, -65, -75, -85, -95, -105, -115, -125, -135, -145, -155, -165, -175, -185, -195, -205, -215, -225, -235, -245, -255, -265, -275, -285, -295, -305, -315, -325, -335, -345, -355, -365, -375, -385, -395, -405, -415, -425, -435, -445, -455, -465, -475, -485, -495, -505, -515, -525, -535, -545, -555, -565, -575, -585, -595, -605, -615, -625, -635, -645, -655, -665, -675, -685, -695, -705, -715, -725, -735, -745, -755, -765, -775, -785, -795, -805, -815, -825, -835, -845, -855, -865, -875, -885, -895, -905, -915, -925, -935, -945, -955, -965, -975, -985, -995, -1005, -1015, -1025, -1035, -1045, -1055, -1065, -1075, -1085, -1095, -1105, -1115, -1125, -1135, -1145, -1155, -1165, -1175, -1185, -1195, -1205, -1215, -1225, -1235], "type": "linear", "zeroline": false}}}
